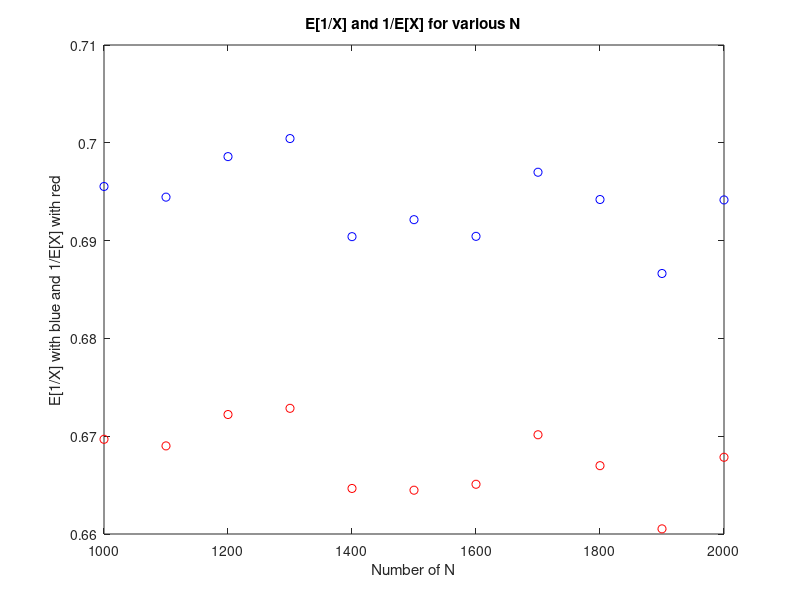

Source code (MATLAB):

for i = 1:11

N = 1000;
RandomNumbers = 1 + rand(N,1);
%disp(RandomNumbers);

    for j = 1 : N
        r2(j) = 1 / RandomNumbers(j); 
    end
%disp(r2);


MedianOfR2(i) = (sum(r2)/N);
MedianOfRandomNumbers(i) = (sum(RandomNumbers)/N);
t(i) = 1 / MedianOfRandomNumbers(i);

N = N + 100;
end

disp(MedianOfR2);
disp(t);
disp(MedianOfRandomNumbers);


NumberOfN = [1000 1100 1200 1300 1400 1500 1600 1700 1800 1900 2000];
disp(MedianOfR2);

figure('Name', 'Results 1 and 2');
plot(NumberOfN,MedianOfR2, 'ob', NumberOfN, t, 'or');
title ('E[1/X] and 1/E[X] for various N');
xlabel('Number of N');
ylabel('E[1/X] with blue and 1/E[X] with red');
  
hold on;




